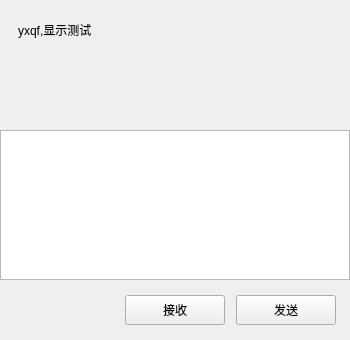
<?xml version="1.0" encoding="UTF-8"?>
<ui version="4.0">
 <class>ChatPage</class>
 <widget class="QWidget" name="ChatPage">
  <property name="geometry">
   <rect>
    <x>0</x>
    <y>0</y>
    <width>350</width>
    <height>340</height>
   </rect>
  </property>
  <property name="windowTitle">
   <string>Form</string>
  </property>
  <layout class="QVBoxLayout" name="verticalLayout">
   <property name="spacing">
    <number>0</number>
   </property>
   <property name="leftMargin">
    <number>0</number>
   </property>
   <property name="topMargin">
    <number>0</number>
   </property>
   <property name="rightMargin">
    <number>0</number>
   </property>
   <property name="bottomMargin">
    <number>0</number>
   </property>
   <item>
    <widget class="QWidget" name="chat_data_widget" native="true">
     <layout class="QVBoxLayout" name="verticalLayout_4">
      <property name="spacing">
       <number>0</number>
      </property>
      <property name="leftMargin">
       <number>0</number>
      </property>
      <property name="topMargin">
       <number>0</number>
      </property>
      <property name="rightMargin">
       <number>0</number>
      </property>
      <property name="bottomMargin">
       <number>0</number>
      </property>
      <item>
       <widget class="QWidget" name="title_widget" native="true">
        <property name="sizePolicy">
         <sizepolicy hsizetype="Preferred" vsizetype="Preferred">
          <horstretch>0</horstretch>
          <verstretch>0</verstretch>
         </sizepolicy>
        </property>
        <property name="minimumSize">
         <size>
          <width>0</width>
          <height>60</height>
         </size>
        </property>
        <property name="maximumSize">
         <size>
          <width>16777215</width>
          <height>60</height>
         </size>
        </property>
        <layout class="QVBoxLayout" name="verticalLayout_5">
         <item>
          <widget class="QWidget" name="widget_2" native="true">
           <layout class="QHBoxLayout" name="horizontalLayout_3">
            <item>
             <widget class="QLabel" name="chat_user_name_label">
              <property name="styleSheet">
               <string notr="true"/>
              </property>
              <property name="text">
               <string>yxqf,显示测试</string>
              </property>
             </widget>
            </item>
           </layout>
          </widget>
         </item>
        </layout>
       </widget>
      </item>
      <item>
       <widget class="ChatView" name="chat_data_widget2" native="true"/>
      </item>
      <item>
       <widget class="QWidget" name="tools_widget" native="true">
        <property name="sizePolicy">
         <sizepolicy hsizetype="Preferred" vsizetype="Preferred">
          <horstretch>0</horstretch>
          <verstretch>0</verstretch>
         </sizepolicy>
        </property>
        <property name="minimumSize">
         <size>
          <width>0</width>
          <height>60</height>
         </size>
        </property>
        <property name="maximumSize">
         <size>
          <width>16777215</width>
          <height>60</height>
         </size>
        </property>
        <layout class="QHBoxLayout" name="horizontalLayout_4">
         <property name="spacing">
          <number>7</number>
         </property>
         <property name="leftMargin">
          <number>2</number>
         </property>
         <property name="topMargin">
          <number>2</number>
         </property>
         <property name="rightMargin">
          <number>2</number>
         </property>
         <property name="bottomMargin">
          <number>2</number>
         </property>
         <item>
          <spacer name="horizontalSpacer_7">
           <property name="orientation">
            <enum>Qt::Horizontal</enum>
           </property>
           <property name="sizeType">
            <enum>QSizePolicy::Fixed</enum>
           </property>
           <property name="sizeHint" stdset="0">
            <size>
             <width>5</width>
             <height>20</height>
            </size>
           </property>
          </spacer>
         </item>
         <item>
          <widget class="ClickedLabel" name="file_labe">
           <property name="minimumSize">
            <size>
             <width>25</width>
             <height>25</height>
            </size>
           </property>
           <property name="maximumSize">
            <size>
             <width>25</width>
             <height>25</height>
            </size>
           </property>
           <property name="text">
            <string/>
           </property>
          </widget>
         </item>
         <item>
          <widget class="ClickedLabel" name="emo_label">
           <property name="minimumSize">
            <size>
             <width>25</width>
             <height>25</height>
            </size>
           </property>
           <property name="maximumSize">
            <size>
             <width>25</width>
             <height>25</height>
            </size>
           </property>
           <property name="text">
            <string/>
           </property>
          </widget>
         </item>
         <item>
          <spacer name="horizontalSpacer">
           <property name="orientation">
            <enum>Qt::Horizontal</enum>
           </property>
           <property name="sizeHint" stdset="0">
            <size>
             <width>40</width>
             <height>20</height>
            </size>
           </property>
          </spacer>
         </item>
        </layout>
       </widget>
      </item>
      <item>
       <widget class="MessageTextEdit" name="chat_textEdit">
        <property name="minimumSize">
         <size>
          <width>0</width>
          <height>150</height>
         </size>
        </property>
        <property name="maximumSize">
         <size>
          <width>16777215</width>
          <height>150</height>
         </size>
        </property>
       </widget>
      </item>
      <item>
       <widget class="QWidget" name="widget_4" native="true">
        <property name="minimumSize">
         <size>
          <width>0</width>
          <height>60</height>
         </size>
        </property>
        <property name="maximumSize">
         <size>
          <width>16777215</width>
          <height>60</height>
         </size>
        </property>
        <layout class="QHBoxLayout" name="horizontalLayout_5">
         <item>
          <spacer name="horizontalSpacer_2">
           <property name="orientation">
            <enum>Qt::Horizontal</enum>
           </property>
           <property name="sizeHint" stdset="0">
            <size>
             <width>40</width>
             <height>20</height>
            </size>
           </property>
          </spacer>
         </item>
         <item>
          <widget class="ClickedBtn" name="receive_btn">
           <property name="minimumSize">
            <size>
             <width>100</width>
             <height>30</height>
            </size>
           </property>
           <property name="maximumSize">
            <size>
             <width>100</width>
             <height>30</height>
            </size>
           </property>
           <property name="text">
            <string>接收</string>
           </property>
          </widget>
         </item>
         <item>
          <spacer name="horizontalSpacer_4">
           <property name="orientation">
            <enum>Qt::Horizontal</enum>
           </property>
           <property name="sizeType">
            <enum>QSizePolicy::Fixed</enum>
           </property>
           <property name="sizeHint" stdset="0">
            <size>
             <width>5</width>
             <height>20</height>
            </size>
           </property>
          </spacer>
         </item>
         <item>
          <widget class="ClickedBtn" name="send_btn">
           <property name="minimumSize">
            <size>
             <width>100</width>
             <height>30</height>
            </size>
           </property>
           <property name="maximumSize">
            <size>
             <width>100</width>
             <height>30</height>
            </size>
           </property>
           <property name="text">
            <string>发送</string>
           </property>
          </widget>
         </item>
         <item>
          <spacer name="horizontalSpacer_3">
           <property name="orientation">
            <enum>Qt::Horizontal</enum>
           </property>
           <property name="sizeType">
            <enum>QSizePolicy::Fixed</enum>
           </property>
           <property name="sizeHint" stdset="0">
            <size>
             <width>5</width>
             <height>20</height>
            </size>
           </property>
          </spacer>
         </item>
        </layout>
       </widget>
      </item>
     </layout>
    </widget>
   </item>
  </layout>
 </widget>
 <customwidgets>
  <customwidget>
   <class>ClickedBtn</class>
   <extends>QPushButton</extends>
   <header location="global">clickedbtn.h</header>
  </customwidget>
  <customwidget>
   <class>ClickedLabel</class>
   <extends>QLabel</extends>
   <header location="global">clickedlabel.h</header>
  </customwidget>
  <customwidget>
   <class>ChatView</class>
   <extends>QWidget</extends>
   <header location="global">chatview.h</header>
   <container>1</container>
  </customwidget>
  <customwidget>
   <class>MessageTextEdit</class>
   <extends>QTextEdit</extends>
   <header location="global">messagetextedit.h</header>
  </customwidget>
 </customwidgets>
 <resources/>
 <connections/>
</ui>
